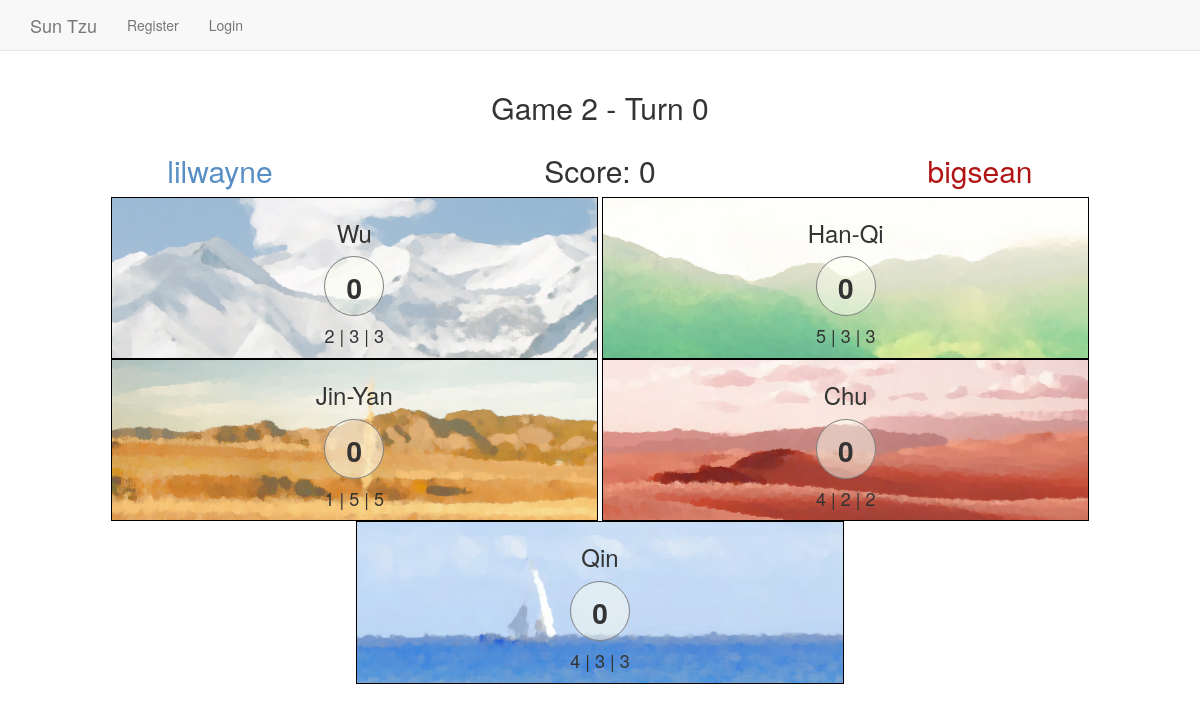
Page /sun_tzu/2/ on the committed database.
### sun_tzu/models.py (models this page shows, shortened)
class Game(models.Model):
	game_id = models.AutoField(unique=True, primary_key=True)
	player_one = models.ForeignKey(UserProfileInfo, related_name="p1")
	player_two = models.ForeignKey(UserProfileInfo, related_name="p2")
	turn = models.IntegerField(default=1)
	score = models.IntegerField(default=0)
	winner = models.ForeignKey(UserProfileInfo, related_name="winner", blank=True, null=True)
	over = models.BooleanField(default=False)
	def score_color(self):
		if self.score > 0:
			return "player_one"
		if self.score < 0:
			return "player_two"
		return ""

class UserProfileInfo(models.Model):
	user = models.OneToOneField(User)

class Province(models.Model):
	game = models.ForeignKey(Game, on_delete=models.CASCADE)
	name = models.CharField(max_length = 16)
	player_control = models.CharField(max_length = 256, default="")
	armies = models.IntegerField(default = 0) ## Positive = player one
	round_one_points = models.IntegerField()
	round_two_points = models.IntegerField()
	round_three_points = models.IntegerField()
	player_one_card = models.CharField(max_length = 3, default = "")
	player_two_card = models.CharField(max_length = 3, default = "")
	player_one_last_card = models.CharField(max_length = 3, default = "")
	player_two_last_card = models.CharField(max_length = 3, default = "")
	player_one_played_six = models.BooleanField(default=False)
	player_two_played_six = models.BooleanField(default=False)
	def abs_armies(self):
		return abs(self.armies)
	def control(self):
		if self.armies == 0:
			return "neutral"
		elif self.armies > 0:
			return "player_one"
		else:
			return "player_two"

### sun_tzu/views.py (the view, shortened to what this page needs)
# urls.py: url(r'^(?P<game_id>[0-9]+)/$', views.game_view, name="game_view"),
def game_view(request, game_id):
	game = get_object_or_404(Game, pk=game_id)
	context = {}
	context["game"] = game
	player_logged_in = False
	player_one = False
	if request.user == game.player_one.user or request.user == game.player_two.user:
		player_logged_in = True
		player_object = game.player_set.get(player_name=request.user.username)
		context["player_object"] = player_object
		if request.user == game.player_one.user:
			player_one = True
	context["player_logged_in"] = player_logged_in
	player_one_obj = game.player_set.get(player_name=game.player_one.user.username)
	player_two_obj = game.player_set.get(player_name=game.player_two.user.username)
	context["player_one_obj"] = player_one_obj
	context["player_two_obj"] = player_two_obj
	context["over"] = game.over
	return render(request, 'sun_tzu/game.html', context=context)

### templates/sun_tzu/game.html (shortened to what this page needs)
{% extends "sun_tzu/base.html" %}
{% load static %}
{% load sun_tzu_extras %}
{% block extra_head %}
<link rel="stylesheet" href="{% static 'css/game.css' %}">
{% endblock %}
{% block body_block %}
<div class="container" align = "center" id="main">
	<h2>Game {{ game.game_id }} - Turn {{game.turn}}</h2>
		<div class="col-sm-4"><h2 class="player_one">{{game.player_one.user.username}}</h2> </div>
		<div class="col-sm-4"><h2>Score: <span class="{{game.score_color}}">{{game.score}}</span></h2> </div>
		<div class="col-sm-4"><h2 class="player_two">{{game.player_two.user.username}}</h2></div>
		<div class="row" id="control_panel">
		</div>
	<div class="row">
			{% for province in game.province_set.all %}
			<div class="col-sm-5 province" id="{{province.name}}">
				<div class="row">
					<h3>{{province.name}}</h3>
				</div>
				<div class="row">
					<div class="col-xs-3">
					</div>
					<div class="col-xs-6">
						<span class="armies {{province.control}}"><strong>{{province.abs_armies}}</strong></h3>
					</div>
					<div class="col-xs-3">
					</div>
				</div>
				<div class="row">
					<div class="col-xs-3">
					</div>
					<div class="col-xs-6">
						<h4>{{province.round_one_points}} | {{province.round_two_points}} | {{province.round_two_points}}</h4>
					</div>
					<div class="col-xs-3">
					</div>
				</div>
			</div>
			{% endfor %}
		</div>
	</div>
{% endblock %}

### templates/sun_tzu/base.html (shortened to what this page needs)
<!DOCTYPE html>
<html>
	<head>
		<link rel="stylesheet" href="https://maxcdn.bootstrapcdn.com/bootstrap/3.3.7/css/bootstrap.min.css">
		{% load static %}
		<link rel="stylesheet" href="{% static 'css/base.css' %}">
		 {% block extra_head %}
		 {% endblock %}
	</head>
	<body>
		<nav class='navbar navbar-default navbar-static-top'>
			<div class="container">
				<ul class=" nav navbar-nav top">
				<li class="nav-item" ><a class="navbar-brand" href="{% url 'index' %}">Sun Tzu</a></li>
				<li class="nav-item"><a class="nav-link" href="{% url 'sun_tzu:register'%}">Register</a></li>
				{% if user.is_authenticated %}
				<li class="nav-item"><a class='nav-link' href="{% url 'logout' %}">Logout</a></li>
				{% else %}
				<li class="nav-item"><a class='nav-link' href="{% url 'sun_tzu:user_login'%}">Login</a></li>
				</ul>
				{% endif %}
			</div>
		</nav>
	{% block body_block %}
	{% endblock %}
	</body>
</html>

### static/css/base.css (style rules this page uses)
.top { display: inline-flex; }

### static/css/game.css (style rules this page uses)
.province { border: 1px solid black; background-color: #f7f4ed; float: none; padding: 2px; }
.player_one { color: #588ec4; }
.player_two { color: #b21414; }
#Wu { background-image: url('../bg_mountains.jpg'); }
#Han-Qi { background-image: url('../green_rice_mountain.jpg'); }
#Jin-Yan { background-image: url('../yellow_fields.jpg'); }
#Chu { background-image: url('../reddesert.jpg'); }
#Qin { background-image: url('../sailbaot.jpg'); }
@media (min-width: 767px) { .province { display: inline-block; } }
.armies { display: block; height: 60px; width: 60px; line-height: 60px; -moz-border-radius: 30px; border-radius: 30px; background: rgba(254, 255, 242, 0.5); border: 1px solid grey; text-align: center; font-size: 2em; margin: auto; }

### rows in the picture
Game: game_id "2", turn "0", player_one.user.username "lilwayne", score "0", player_two.user.username "bigsean"
Province: shows a picture, name "Wu", abs_armies "0", round_one_points "2", round_two_points "3"
Province: shows a picture, name "Han-Qi", abs_armies "0", round_one_points "5", round_two_points "3"
Province: shows a picture, name "Jin-Yan", abs_armies "0", round_one_points "1", round_two_points "5"
Province: shows a picture, name "Chu", abs_armies "0", round_one_points "4", round_two_points "2"
Province: shows a picture, name "Qin", abs_armies "0", round_one_points "4", round_two_points "3"
